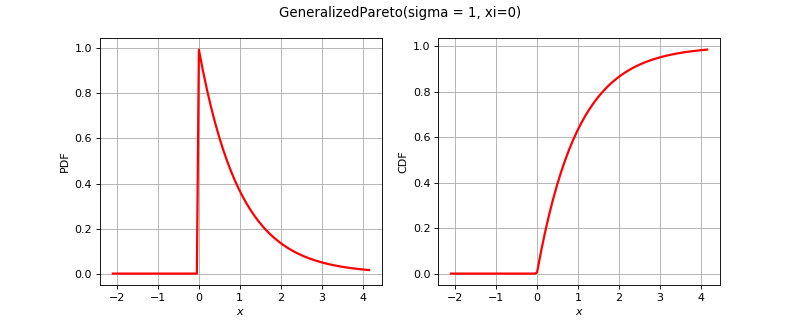

Generate this figure with Python:
import openturns as ot
from matplotlib import pyplot as plt
from openturns.viewer import View
if ot.GeneralizedPareto().__class__.__name__ == 'ComposedDistribution':
    correlation = ot.CorrelationMatrix(2)
    correlation[1, 0] = 0.25
    aCopula = ot.NormalCopula(correlation)
    marginals = [ot.Normal(1.0, 2.0), ot.Normal(2.0, 3.0)]
    distribution = ot.ComposedDistribution(marginals, aCopula)
elif ot.GeneralizedPareto().__class__.__name__ == 'CumulativeDistributionNetwork':
    distribution = ot.CumulativeDistributionNetwork([ot.Normal(2),ot.Dirichlet([0.5, 1.0, 1.5])], ot.BipartiteGraph([[0,1], [0,1]]))
elif ot.GeneralizedPareto().__class__.__name__ == 'Histogram':
    distribution = ot.Histogram([-1.0, 0.5, 1.0, 2.0], [0.45, 0.4, 0.15])
else:
    distribution = ot.GeneralizedPareto()
dimension = distribution.getDimension()
if dimension == 1:
    distribution.setDescription(['$x$'])
    pdf_graph = distribution.drawPDF()
    cdf_graph = distribution.drawCDF()
    fig = plt.figure(figsize=(10, 4))
    plt.suptitle(str(distribution))
    pdf_axis = fig.add_subplot(121)
    cdf_axis = fig.add_subplot(122)
    View(pdf_graph, figure=fig, axes=[pdf_axis], add_legend=False)
    View(cdf_graph, figure=fig, axes=[cdf_axis], add_legend=False)
elif dimension == 2:
    distribution.setDescription(['$x_1$', '$x_2$'])
    pdf_graph = distribution.drawPDF()
    fig = plt.figure(figsize=(10, 5))
    plt.suptitle(str(distribution))
    pdf_axis = fig.add_subplot(111)
    View(pdf_graph, figure=fig, axes=[pdf_axis], add_legend=False, square_axes=True)
